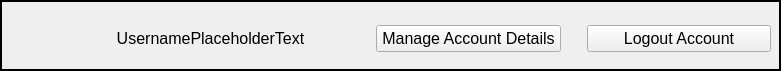
   <widget class="QFrame" name="frame_4">
    <property name="geometry">
     <rect>
      <x>10</x>
      <y>30</y>
      <width>781</width>
      <height>71</height>
     </rect>
    </property>
    <property name="frameShape">
     <enum>QFrame::Box</enum>
    </property>
    <property name="frameShadow">
     <enum>QFrame::Plain</enum>
    </property>
    <property name="lineWidth">
     <number>2</number>
    </property>
    <widget class="QWidget" name="horizontalLayoutWidget">
     <property name="geometry">
      <rect>
       <x>10</x>
       <y>0</y>
       <width>761</width>
       <height>77</height>
      </rect>
     </property>
     <layout class="QHBoxLayout" name="horizontalLayout">
      <item>
       <widget class="QLabel" name="image">
        <property name="sizePolicy">
         <sizepolicy hsizetype="Preferred" vsizetype="Preferred">
          <horstretch>0</horstretch>
          <verstretch>0</verstretch>
         </sizepolicy>
        </property>
        <property name="maximumSize">
         <size>
          <width>55</width>
          <height>55</height>
         </size>
        </property>
        <property name="text">
         <string/>
        </property>
        <property name="pixmap">
         <pixmap>../../../../../../Downloads/images__1_-removebg-preview.png</pixmap>
        </property>
        <property name="scaledContents">
         <bool>true</bool>
        </property>
       </widget>
      </item>
      <item>
       <widget class="QLabel" name="username">
        <property name="sizePolicy">
         <sizepolicy hsizetype="Fixed" vsizetype="Preferred">
          <horstretch>0</horstretch>
          <verstretch>0</verstretch>
         </sizepolicy>
        </property>
        <property name="minimumSize">
         <size>
          <width>279</width>
          <height>0</height>
         </size>
        </property>
        <property name="maximumSize">
         <size>
          <width>279</width>
          <height>16777215</height>
         </size>
        </property>
        <property name="font">
         <font>
          <pointsize>12</pointsize>
         </font>
        </property>
        <property name="text">
         <string>UsernamePlaceholderText</string>
        </property>
        <property name="alignment">
         <set>Qt::AlignCenter</set>
        </property>
       </widget>
      </item>
      <item>
       <spacer name="horizontalSpacer_3">
        <property name="orientation">
         <enum>Qt::Horizontal</enum>
        </property>
        <property name="sizeType">
         <enum>QSizePolicy::Fixed</enum>
        </property>
        <property name="sizeHint" stdset="0">
         <size>
          <width>20</width>
          <height>20</height>
         </size>
        </property>
       </spacer>
      </item>
      <item>
       <widget class="QPushButton" name="manageAccountDetails">
        <property name="font">
         <font>
          <pointsize>12</pointsize>
         </font>
        </property>
        <property name="text">
         <string>Manage Account Details</string>
        </property>
       </widget>
      </item>
      <item>
       <spacer name="horizontalSpacer_2">
        <property name="orientation">
         <enum>Qt::Horizontal</enum>
        </property>
        <property name="sizeType">
         <enum>QSizePolicy::Fixed</enum>
        </property>
        <property name="sizeHint" stdset="0">
         <size>
          <width>20</width>
          <height>20</height>
         </size>
        </property>
       </spacer>
      </item>
      <item>
       <widget class="QPushButton" name="logoutAccount">
        <property name="font">
         <font>
          <pointsize>12</pointsize>
         </font>
        </property>
        <property name="text">
         <string>Logout Account</string>
        </property>
       </widget>
      </item>
     </layout>
    </widget>
   </widget>
